Frame 1 (no input): blank canvas, image omitted
Frame 60 (no input): blank canvas, image omitted
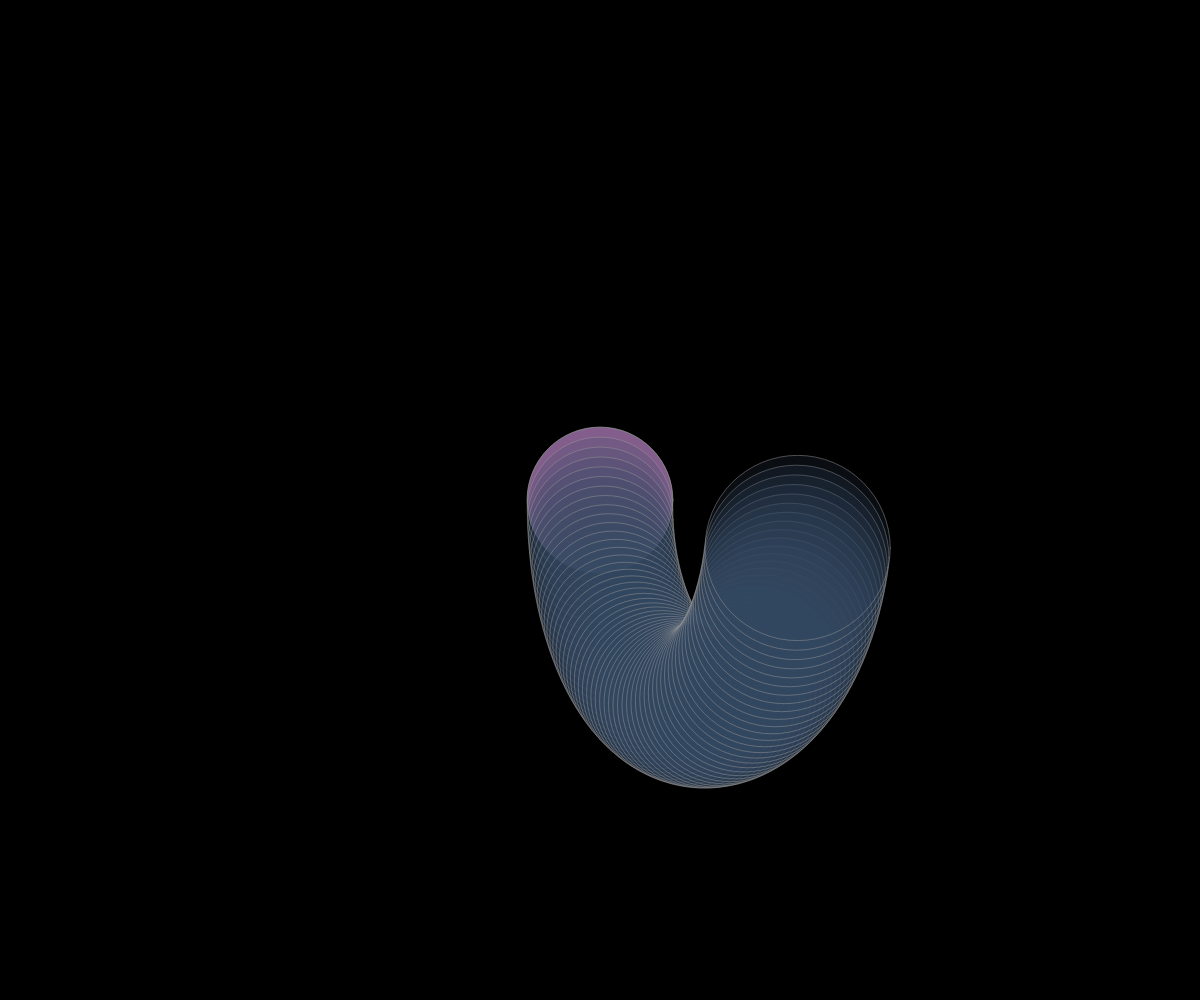
Frame 120 (the mouse pressed at the canvas centre since frame 60)

The p5.js sketch whose frames 1 and 60 were blank and that drew this single picture after the mouse press (run headless with seeded random() and noise() and a simulated clock; from frame 60 on, the mouse is pressed at the canvas centre):

// p5.js sketch
// ── sketch.js
var ballArr = []; // here we define an empty array variable

function setup() {
  createCanvas(windowWidth, windowHeight);
background(0);

  // not much to do in setup, because all of the objects will
  // only show up based on a user action
}

function draw(){
  // background(0);

  // this entire loop runs on every frame, 60FPS.
  for (let i = 0; i < ballArr.length; i++){ // while the array starts as empty
                                            // every time the mouse is clicked, a new object is added to
    ballArr[i].make();                      // so on each frame, we are making (or "re"-making) all of the objects that have been stored in the array
    ballArr[i].move();                      // and for each, we're calling the move function which makes the balls pulse in size
  }

}

function keyPressed() { // this is a built in P5 function that responds to any keypress.

  if (keyCode === UP_ARROW){ // this condition ensure that only the up arrow will trigger what follows
    for (let i = 0; i < ballArr.length; i++){ // on each up arrow keypress, we loop through all elements of the array,
      ballArr[i].colorize();                  // and call the colorize function
    }
  }

}

function mousePressed() { // this is a built in P5 function that responds to a mouse click

  var ballInstance = new Ball(mouseX, mouseY); // when the mouse is pressed, we create a new Ball "object" at the x/y location of the mouse
  ballInstance.make();                         // and then with this ball, we call the "make" function that is a method of the object
  ballInstance.colorize();                     // calls a function to set a random color per ball
  ballArr.push(ballInstance);                  // and lastly, store this object in the global array so we can access it later

}

function Ball(x, y){   // this is one way to define an "object" in JavaScript, i.e. as a "function"
                      // the object or function requires two parameters, an x and a y (these were passed based on the mouse position)
  this.xPos = x;       // we then pass in the x position and set this as a property of the ball "instance"
  this.yPos = y;      // same for y
  this.size = random(10, 200);     // then we set the size to be random within a range
  this.angle = 0;     // and set the initial angle (this will get updated during draw)
  this.clr = color(150, 100, 150); // each ball has an initial color (before the up arrow key is clicked, which changes the color)

  this.move = function(){  // the move function, when called, sets the balls into pulsing motion
    this.size = (sin(this.angle) + this.size); // the size is updated on every frame by a sine function
    this.xPos = (sin(this.angle)*5 + this.xPos); // same with the x position
    this.yPos = (cos(this.angle)*10 + this.yPos); // same with the y position
    this.angle += .05;                            // the change in the angle determines the
  }

  this.colorize = function(){
      this.clr = color(random(0,255), random(0,100), 100, 50); // set a random color per ball
  }

  this.make = function (){
      fill(this.clr, 95);
      stroke(150);
      strokeWeight(.5);
      ellipse(this.xPos, this.yPos, this.size);
  }
}
